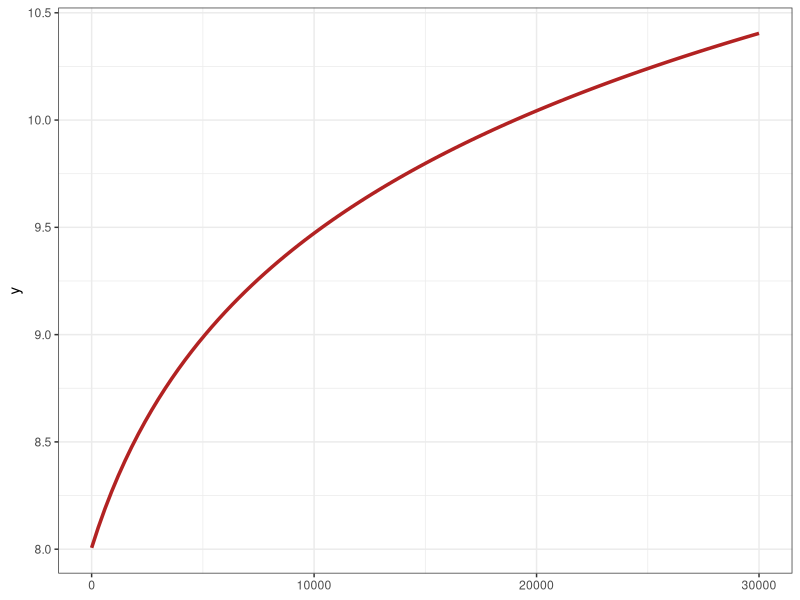
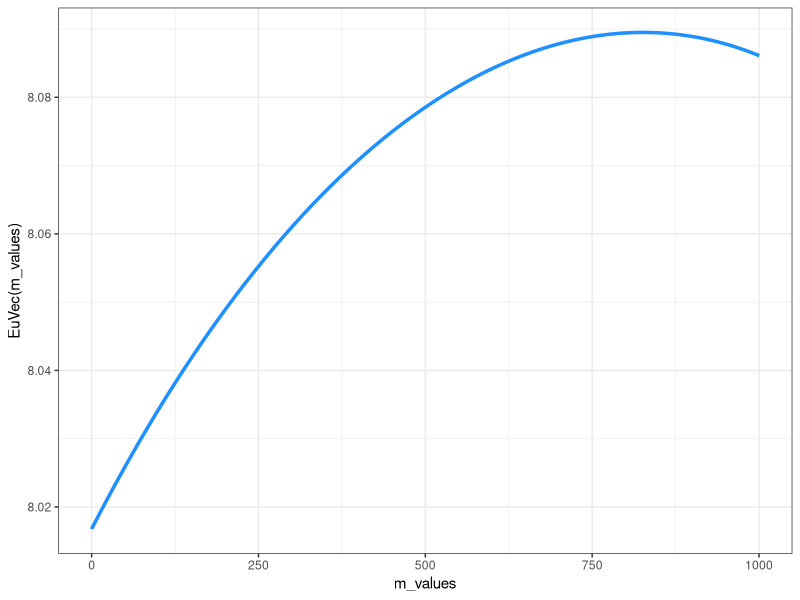
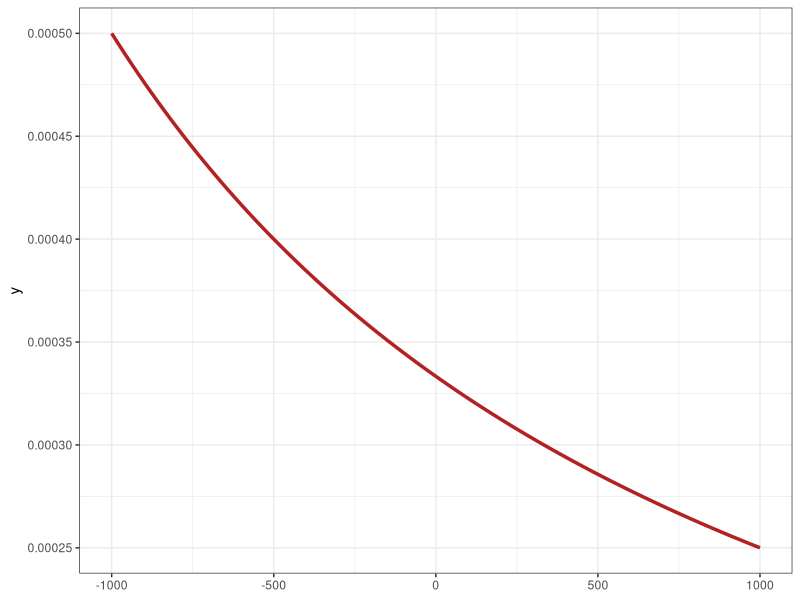

These charts were generated, in order, by the following R code:
## ---- chunk 1
knitr::opts_chunk$set(echo = TRUE)
library(knitr)
library(tidyverse)
library(pracma) 
## ---- chunk 2
u <- function(x){log(x+3000)}

ggplot()+
  geom_function(fun = u, xlim=c(0,30000), color="firebrick", linewidth=1.2)+
  theme_bw()


## ---- chunk 3
X <- function(m){c(1000, 2*m-1000, 1000-2*m, -1000)}
## ---- chunk 4
X(500)
## ---- chunk 5
P <- c(0.42, 0.28, 0.18, 0.12)
## ---- chunk 6
Ex <- function(m){
  sum(X(m)*P)
}
## ---- chunk 7
Ex(500)
## ---- chunk 8
Eu <- function(m){
  sum(u(X(m))*P)
}

EuVec <- Vectorize(Eu) # Versión "vectorizada"

m_values <- seq(0, 1000, by=0.01)

ggplot()+
  geom_line(aes(m_values, EuVec(m_values)), color="dodgerblue", linewidth=1.2)+
  theme_bw()

## ---- chunk 9
max(EuVec(m_values))
## ---- chunk 10
m_values[which(EuVec(m_values)==max(EuVec(m_values)))]
## ---- chunk 11
m0 <- (0.56*4000-0.36*2000)/(0.36*2+0.56*2)
m0
## ---- chunk 12
Eumax <- Eu(m0)
Eumax
## ---- chunk 13
xc <- exp(Eumax)-3000
xc
## ---- chunk 14
prima <- Ex(m0)-xc
prima
## ---- chunk 15
rx <- function(x){1/(x+3000)}

ggplot()+
  geom_function(fun=rx, xlim=c(-1000, 1000), color="firebrick", linewidth=1.2)+
  theme_bw()
